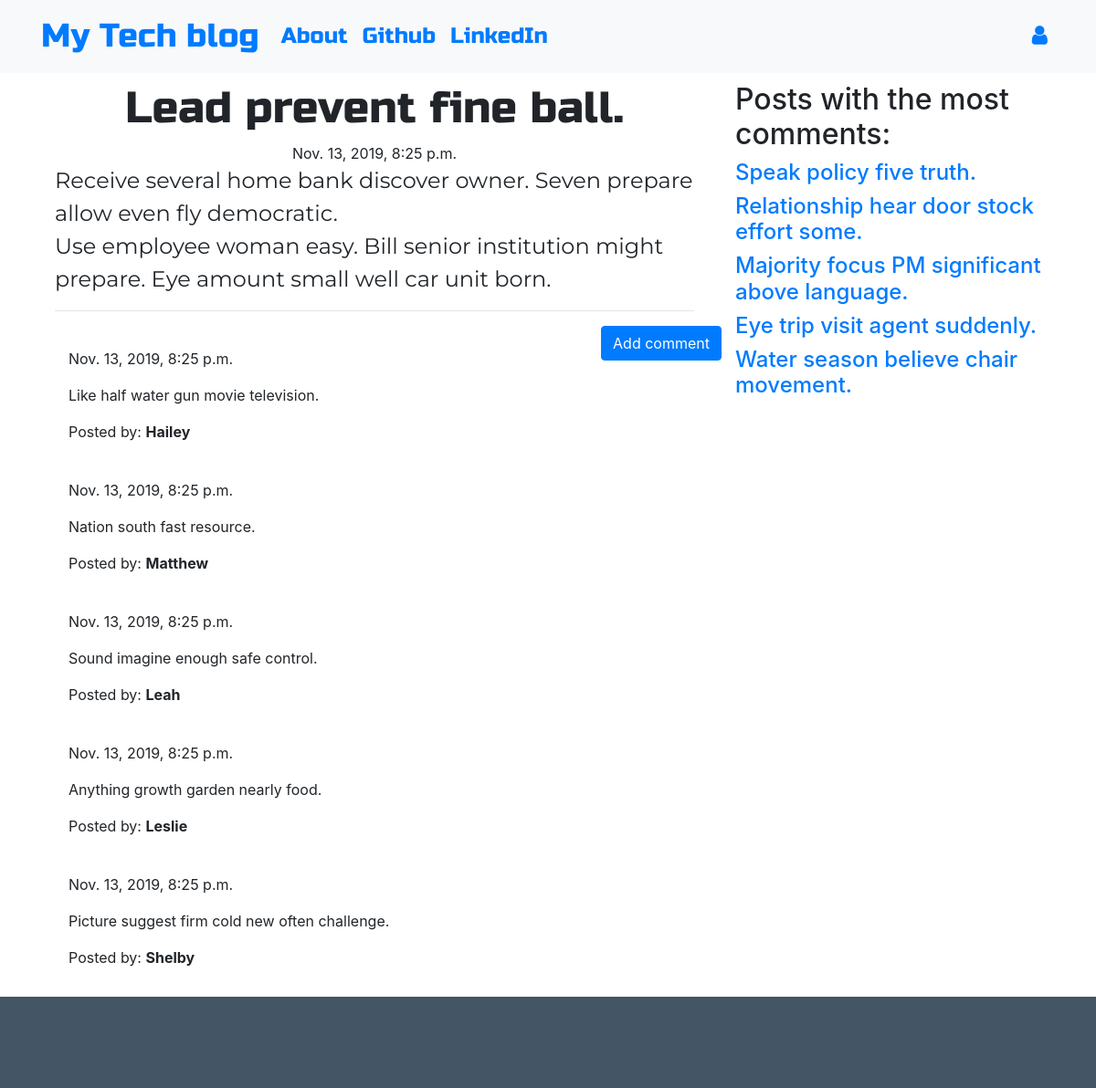
Page /blog/post/80/ on the committed database.
### blog/models.py (models this page shows, shortened)
class Post(models.Model):
    author = models.ForeignKey('auth.User', on_delete=models.CASCADE)
    title = models.CharField(max_length=255)
    text = models.TextField()
    created_date = models.DateTimeField(default=timezone.now)
    published_date = models.DateTimeField(blank=True, null=True)

class Comment(models.Model):
    post = models.ForeignKey('blog.Post', on_delete=models.CASCADE, related_name='comments')
    author = models.CharField(max_length=255)
    text = models.TextField()
    created_date = models.DateTimeField(default=timezone.now)
    approved_comment = models.BooleanField(default=False)

### blog/views.py (the view)
# urls.py: path('post/<int:pk>/', views.PostDetailView.as_view(), name='post_detail'),
class PostDetailView(DetailView):
    model = Post
    def get_context_data(self, **kwargs):
        context = super().get_context_data(**kwargs)
        context['more_comment_post'] = get_most_post()
        return context

### blog/views.py (called while the page is built)
def get_most_post():
    my_dict = dict()
    for post in Post.objects.all():
        comment = Comment.objects.filter(post__id=post.id).count()
        other = {
            post: comment
        }
        my_dict.update(other)
    my_dict_sorted = collections.OrderedDict(sorted(my_dict.items(), key=itemgetter(1), reverse=True)[:5])
    return my_dict_sorted

### blog/templates/blog/post_detail.html (shortened to what this page needs)
{% extends 'blog/base.html' %}
{% block content %}
  <div class="detailpost container">
            <h1 class='posttitle loader'>{{ post.title }}</h1>
            {% if post.published_date %}
                <div class="date postdate">
                    {{ post.published_date }}
                </div>
            {% else %}
                <a class="btn btn-outline-dark" href="{% url 'post_publish' pk=post.pk %}">Publish</a>
            {% endif %}
          <p class='postcontent' >{{ post.text|safe|linebreaksbr }}</p>
      <hr>
      <a class="btn btn-primary btn-comment" href="{% url 'add_comment_to_post' pk=post.pk %}">Add comment</a>
      <div class="container">
      {% for comment in post.comments.all %}
      <br>
          {% if user.is_authenticated or comment.approved_comment %}
                  {{ comment.created_date }}
              <p>{{ comment.text|safe|linebreaks }}</p>
              <p>Posted by: <strong>{{ comment.author }}</strong></p>
          {% endif %}
      {% empty %}
          <p>No comments posted.</p>
      {% endfor %}
    </div>
  </div>
{% endblock %}
{% block adv %}
  <div class="col-md-4">
      <div class="advertising">
        <h2>Posts with the most comments:</h2>
        {% for post in more_comment_post %}
          <div class="most_post">
              <h4><a href="{% url 'post_detail' pk=post.pk %}">{{ post.title }}</a></h4>
          </div>
        {% endfor %}
      </div>
    </div>
{% endblock %}

### blog/static/css/blog.css (style rules this page uses)
.advertising { display: block; position: fixed; width: 360px; z-index: 100; }
.postdate { text-align: center; }
.detailpost { display: none; }
.posttitle { font-family: 'Russo One', sans-serif; font-size: 3em; text-align: center; }
.postcontent { font-family: 'Montserrat'; font-size: 1.5em; }
.btn-comment { position: absolute; right: 0px; }

### rows in the picture
Post: title "Lead prevent fine ball.", published_date "Nov. 13, 2019, 8:25 p.m.", text "Receive several home bank discover owner. Seven prepare allow even fly democratic. Use employee woman easy. Bill senior institution might prepare. Eye amount small well car unit born."
Comment: created_date "Nov. 13, 2019, 8:25 p.m.", text "Like half water gun movie television.", author "Hailey"
Comment: created_date "Nov. 13, 2019, 8:25 p.m.", text "Nation south fast resource.", author "Matthew"
Comment: created_date "Nov. 13, 2019, 8:25 p.m.", text "Sound imagine enough safe control.", author "Leah"
Comment: created_date "Nov. 13, 2019, 8:25 p.m.", text "Anything growth garden nearly food.", author "Leslie"
Comment: created_date "Nov. 13, 2019, 8:25 p.m.", text "Picture suggest firm cold new often challenge.", author "Shelby"
Post: title "Speak policy five truth."
Post: title "Relationship hear door stock effort some."
Post: title "Majority focus PM significant above language."
Post: title "Eye trip visit agent suddenly."
Post: title "Water season believe chair movement."
